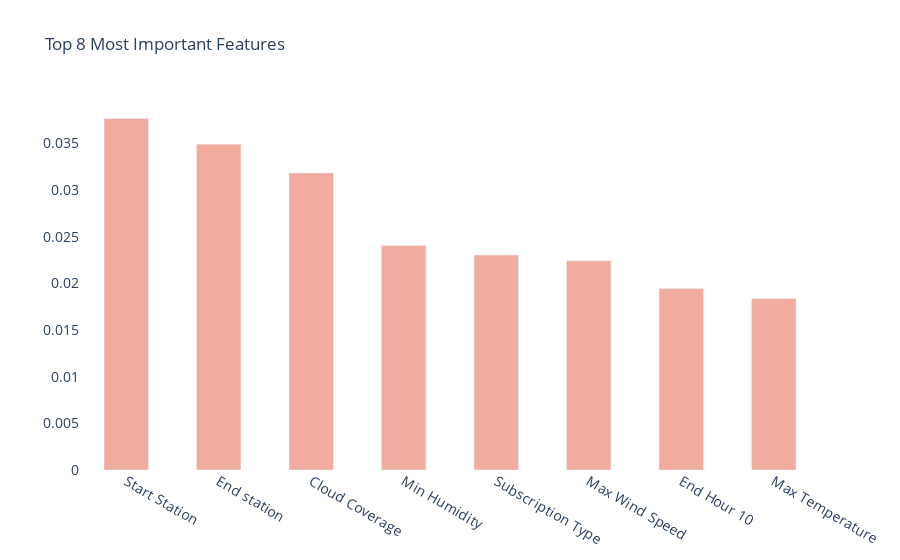

The code cell stored with this chart in its notebook:
### Code cell
#import plotly.express as px
#fig = px.bar(data, x = 'Feature', y = 'Importance',title = "Feature Importance", marker_color = '#9DADE1')
#fig.show()

import plotly.graph_objects as go

fig = go.Figure()
fig.add_trace(go.Bar(x = data.Feature,
                y = data.Importance,
                #name = 'Rest of world',
                marker_color = '#F1AC9E'))

fig.update_layout(
   title='Top 8 Most Important Features',
   xaxis_tickfont_size=14,
   yaxis=dict(
       titlefont_size=16,
       tickfont_size=14,
   ),
   barmode='group',
   bargap=0.4, # gap between bars of adjacent location coordinates.
   bargroupgap=0.2 # gap between bars of the same location coordinate.
   #width = 840
)
fig.layout.plot_bgcolor = 'WHITE'
fig.show()

### Figure 1 — Plotly figure (JSON) as saved in the notebook; plotly's stock layout.template omitted (floating-point values rounded to 4 significant figures)
{"data": [{"marker": {"color": "#F1AC9E"}, "type": "bar", "x": ["Start Station", "End station", "Cloud Coverage", "Min Humidity", "Subscription Type", "Max Wind Speed", "End Hour 10", "Max Temperature"], "y": [" 0.0376497635178234", " 0.03489793411617352", " 0.03181667321389759", " 0.02405445401057907", " 0.02302016426096102", " 0.02241000093369275", " 0.019430836579199123", " 0.01835687688362181"]}], "layout": {"bargap": 0.4, "bargroupgap": 0.2, "barmode": "group", "plot_bgcolor": "WHITE", "title": {"text": "Top 8 Most Important Features"}, "xaxis": {"tickfont": {"size": 14}}, "yaxis": {"tickfont": {"size": 14}, "title": {"font": {"size": 16}}}}}
